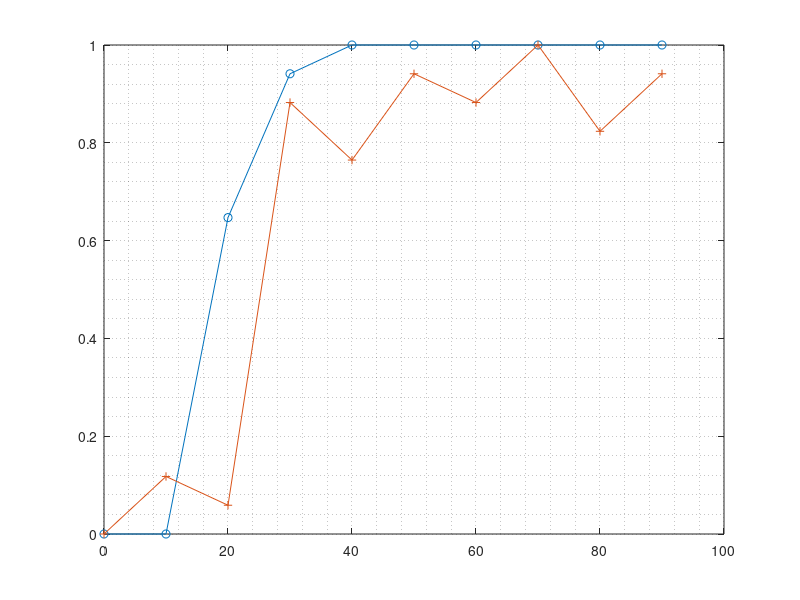

Write MATLAB code to recreate this figure. (Note: this script raises an error after producing the figure.)
% Written by Mehmet Emin Kazanç.
% In this script, I will analyze the collected data. 
clc
clear all
close all

% we know the data parameters like below. 
brightness = 0:10:90; 
distance = 40:80:120; 



% concatanate all data. 
finalData = [];

load MehmetDistance1.mat

for i=1:length(dataTrials)    
    finalData = [finalData ; dataTrials{i}];   
end

load BengisuDistance1.mat

for i=1:length(dataTrials)    
    finalData = [finalData ; dataTrials{i}];   
end



distance40 = zeros(1,length(brightness)); 
distance120 = zeros(1,length(brightness)); 

for i = 1:length(brightness)
tmp = finalData(find(finalData(:,2) == brightness(i) & finalData(:,1) == 40 ),:);
distance40(i) = mean(tmp(:,3)) ;


tmp = finalData(find(finalData(:,2) == brightness(i) & finalData(:,1) == 120 ),:);
distance120(i) = mean(tmp(:,3));

end

figure
plot(brightness, distance40, '-o')
hold on
grid minor
plot(brightness, distance120, '-+')
hold on 
yline(0.5)
xlabel('Brightness')
ylabel('Probability')
legend('distance40', 'distance120', 'p=0.5')
axis([-1 91 -0.1 1.1])


